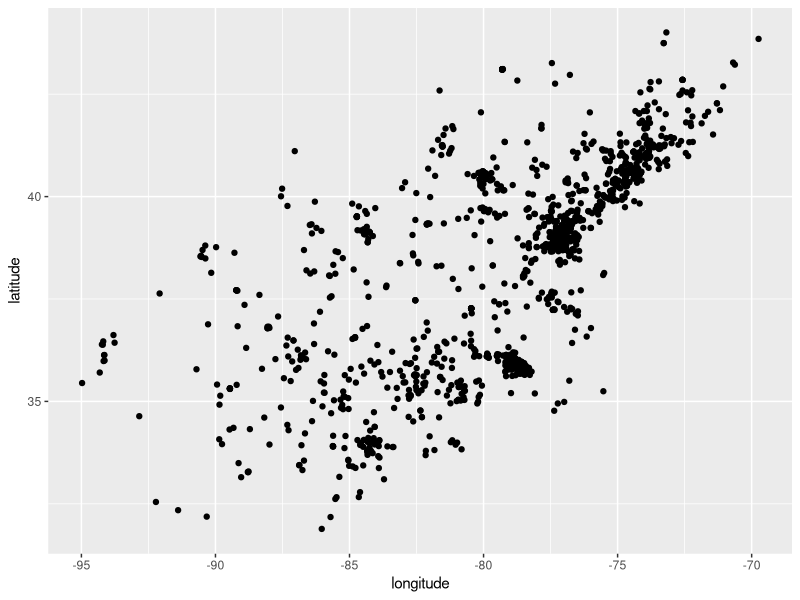
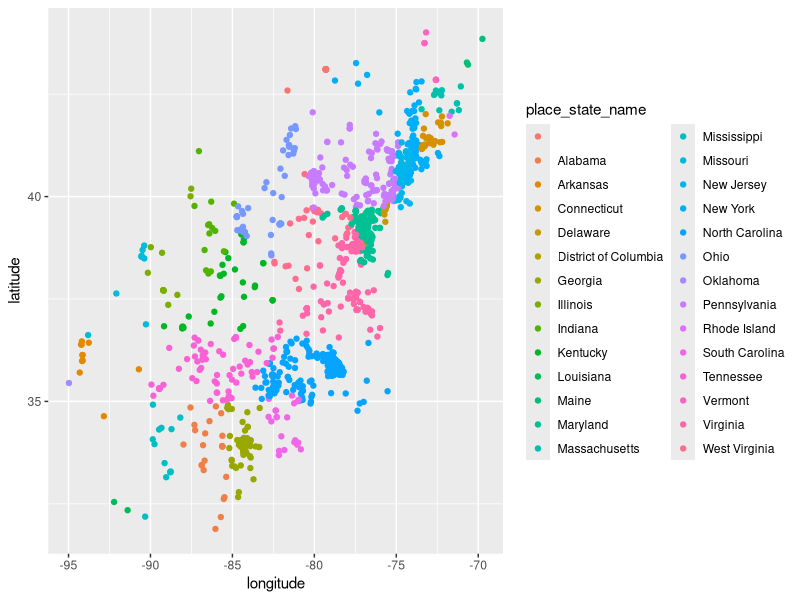
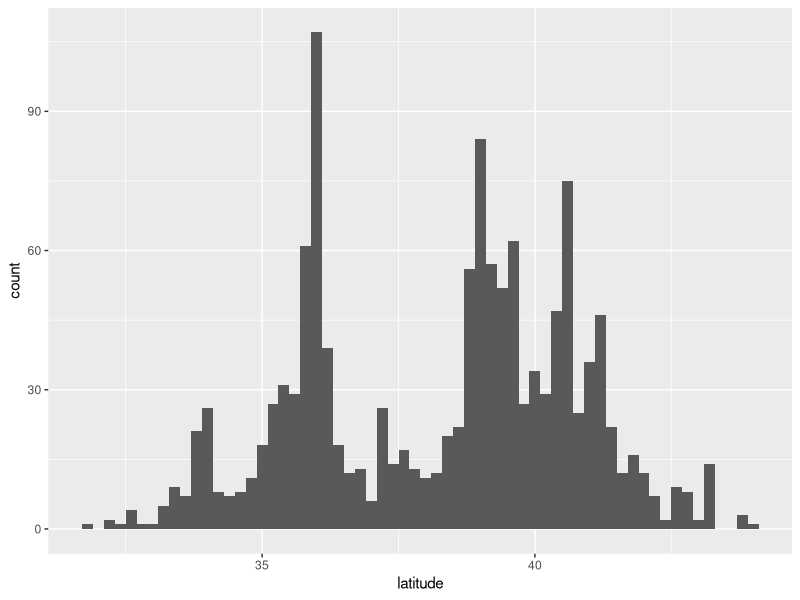

The R script that drew these images, in order:
library(ggplot2)

mivi_young <- read.csv("./MIVI-YOUNG.csv")
mivi_flowering <- read.csv("./MIVI-FLOWERING.csv")
mivi_fruiting <- read.csv("./MIVI-FRUITING.csv")

ggplot(mivi_young, aes(x=longitude,y=latitude)) + geom_point()
ggplot(mivi_young, aes(x=longitude,y=latitude,color=place_state_name)) + geom_point()

ggplot(mivi_young, aes(x=latitude)) + geom_histogram(binwidth=0.2)
